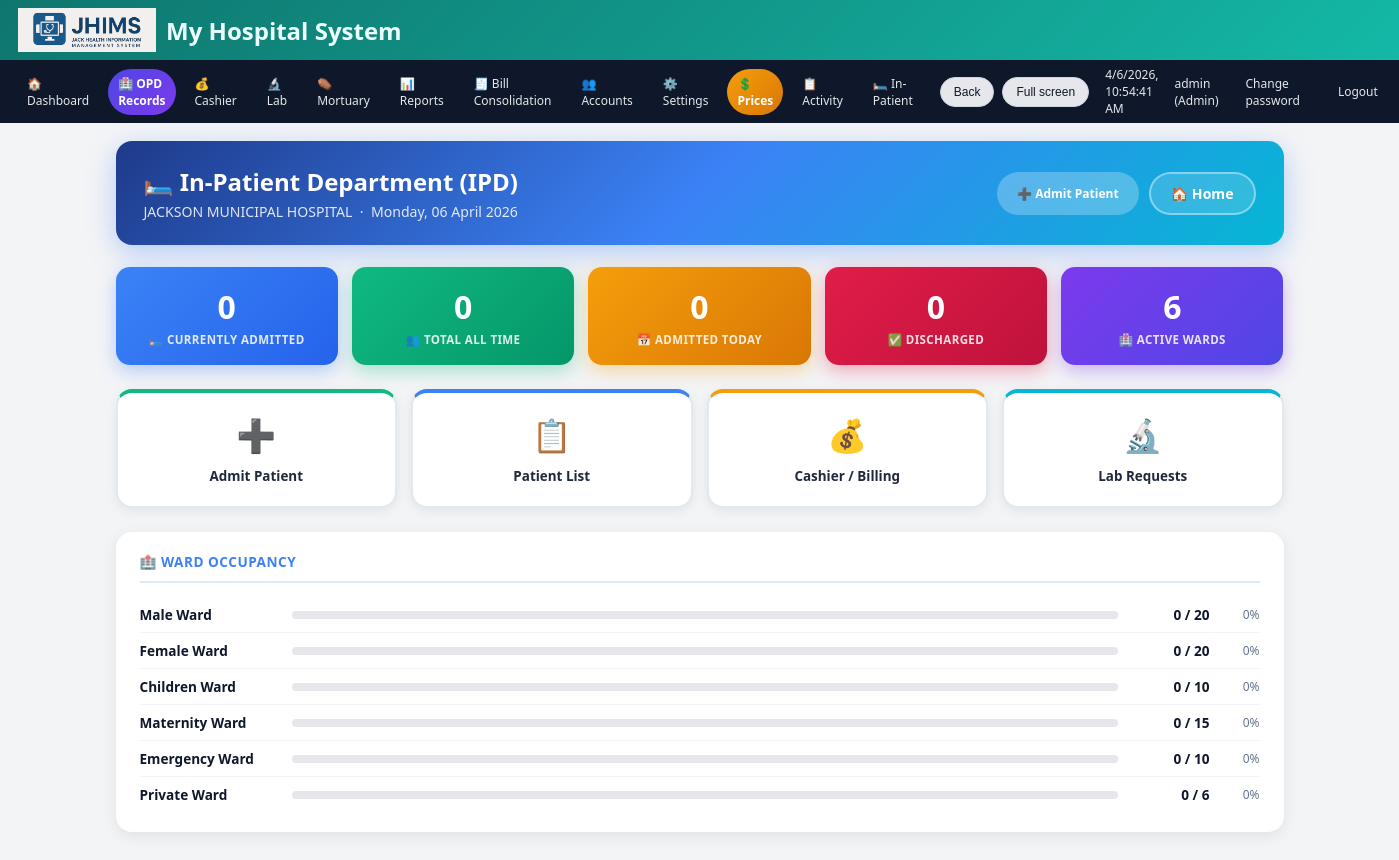
Page /ipd (signed in) on the committed database.
### tables this page shows
CREATE TABLE ipd_wards (
            id INTEGER PRIMARY KEY AUTOINCREMENT,
            ward_name TEXT UNIQUE,
            total_beds INTEGER DEFAULT 10
        );

### app.py (the view)
@app.route("/ipd")
@login_required()
def ipd():
    conn = get_db()
    c = conn.cursor()
    today = datetime.now().strftime("%Y-%m-%d")
    c.execute("SELECT COUNT(*) FROM ipd WHERE status='Admitted'")
    admitted = c.fetchone()[0]
    c.execute("SELECT COUNT(*) FROM ipd")
    total = c.fetchone()[0]
    c.execute("SELECT COUNT(*) FROM ipd WHERE date(admission_date)=?", (today,))
    today_admissions = c.fetchone()[0]
    c.execute("SELECT COUNT(*) FROM ipd WHERE status='Discharged'")
    discharged = c.fetchone()[0]
    c.execute("SELECT ward, COUNT(*) as cnt FROM ipd WHERE status='Admitted' GROUP BY ward")
    ward_counts = {r["ward"]: r["cnt"] for r in c.fetchall()}
    c.execute("SELECT * FROM ipd_wards")
    wards = c.fetchall()
    conn.close()
    return render_template("ipd.html", admitted=admitted, total=total,
        today_admissions=today_admissions, discharged=discharged,
        ward_counts=ward_counts, wards=wards)

### app.py (called while the page is built)
def get_db():
    conn = sqlite3.connect(DB_PATH)
    conn.row_factory = sqlite3.Row
    return conn

@app.context_processor
def inject_hospital():
    return dict(hospital=get_hospital())

def get_hospital():
    conn = get_db()
    c = conn.cursor()
    c.execute("SELECT * FROM hospital_settings LIMIT 1")
    data = c.fetchone()
    conn.close()
    return data

def login_required(role=None):
    def deco(f):
        @wraps(f)
        def wrapper(*args, **kwargs):
            if "user" not in session:
                return redirect(url_for("login"))
            if role and session.get("role") not in (role, "Admin"):
                flash("Access denied for your role.", "danger")
                return redirect(url_for("dashboard"))
            return f(*args, **kwargs)
        return wrapper
    return deco

@app.before_request
def startup():
    global _db_initialized
    if not _db_initialized:
        init_db()
        _db_initialized = True

@app.context_processor
def inject_globals():
    conn = get_db()
    c = conn.cursor()
    c.execute("SELECT name, insured_price, non_insured_price FROM lab_test_prices ORDER BY name")
    tests = c.fetchall()
    c.execute("SELECT name FROM services ORDER BY name")
    services = [r["name"] for r in c.fetchall()]
    conn.close()
    return dict(
        APP_NAME=APP_NAME,
        HOSPITAL_NAME=HOSPITAL_NAME,
        HOSPITAL_ADDRESS=HOSPITAL_ADDRESS,
        HOSPITAL_PHONE=HOSPITAL_PHONE,
        POWERED_BY=POWERED_BY,
        LAB_TESTS=tests,
        SERVICES=services,
        now=datetime.now,
    )

### templates/ipd.html (shortened to what this page needs)
{% extends "base.html" %}
{% block content %}
<div class="ipd-header">
  <div>
    <h2>🛏️ In-Patient Department (IPD)</h2>
    <p>{{ HOSPITAL_NAME }} &nbsp;·&nbsp; {{ now().strftime('%A, %d %B %Y') }}</p>
  </div>
  <div style="display:flex;gap:10px;">
    <a href="{{ url_for('ipd_admit') }}" class="btn btn-primary" style="display:inline-flex;align-items:center;gap:6px;padding:10px 20px;border-radius:50px;border:none;background:rgba(255,255,255,.25);color:#fff;font-weight:700;cursor:pointer;text-decoration:none;">➕ Admit Patient</a>
    <a href="{{ url_for('dashboard') }}" class="btn" style="display:inline-flex;align-items:center;gap:6px;padding:10px 20px;border-radius:50px;background:rgba(255,255,255,.15);color:#fff;border:2px solid rgba(255,255,255,.4);text-decoration:none;font-weight:600;font-size:.88rem;">🏠 Home</a>
  </div>
</div>
<div class="stat-row">
  <a href="{{ url_for('ipd_patients') }}?status=Admitted" class="st-card sc-blue d1">
    <div class="v">{{ admitted }}</div><div class="l">🛏️ Currently Admitted</div>
  </a>
  <a href="{{ url_for('ipd_patients') }}?status=All" class="st-card sc-green d2">
    <div class="v">{{ total }}</div><div class="l">👥 Total All Time</div>
  </a>
  <div class="st-card sc-amber d3">
    <div class="v">{{ today_admissions }}</div><div class="l">📅 Admitted Today</div>
  </div>
  <a href="{{ url_for('ipd_patients') }}?status=Discharged" class="st-card sc-rose d4">
    <div class="v">{{ discharged }}</div><div class="l">✅ Discharged</div>
  </a>
  <div class="st-card sc-violet d5">
    <div class="v">{{ wards|length }}</div><div class="l">🏥 Active Wards</div>
  </div>
</div>
<div class="action-grid">
  <a href="{{ url_for('ipd_admit') }}" class="action-btn ab-admit d1"><span class="ico">➕</span><span class="lbl">Admit Patient</span></a>
  <a href="{{ url_for('ipd_patients') }}" class="action-btn ab-patients d2"><span class="ico">📋</span><span class="lbl">Patient List</span></a>
  <a href="{{ url_for('cashier') }}" class="action-btn ab-cashier d3"><span class="ico">💰</span><span class="lbl">Cashier / Billing</span></a>
  <a href="{{ url_for('lab') }}" class="action-btn ab-lab d4"><span class="ico">🔬</span><span class="lbl">Lab Requests</span></a>
</div>
<div class="panel">
  <div class="panel-title">🏥 Ward Occupancy</div>
  {% for w in wards %}
  {% set occ = ward_counts.get(w.ward_name, 0) %}
  {% set pct = [(occ / w.total_beds * 100), 100]|min %}
  <div class="ward-row">
    <span style="font-weight:600;min-width:140px;">{{ w.ward_name }}</span>
    <div class="ward-bar"><div class="ward-bar-fill" style="width:{{ pct }}%;"></div></div>
    <span style="font-weight:700;min-width:80px;text-align:right;">{{ occ }} / {{ w.total_beds }}</span>
    <span style="font-size:.75rem;color:#64748b;min-width:50px;text-align:right;">{{ "%.0f"|format(pct) }}%</span>
  </div>
  {% endfor %}
</div>
{% endblock %}

### templates/base.html (style rules this page uses)
:root { --accent:#0f766e; --accent-strong:#0d9488; --accent-soft:#a7f3d0; --danger:#b91c1c; --border-soft:#e2e8f0; --bg-light:#f3f4f6; --bg-card:#ffffff; --text-main:#0f172a; --text-muted:#6b7280; }
* { box-sizing:border-box; }
body { margin:0; font-family:system-ui,-apple-system,BlinkMacSystemFont,"Segoe UI",sans-serif; }
body.theme-light { background:var(--bg-light); color:var(--text-main); }
.btn { display:inline-flex; align-items:center; justify-content:center; gap:5px; padding:7px 13px; border-radius:999px; border:none; font-size:12px; font-weight:500; cursor:pointer; white-space:nowrap; transition:.16s transform,.16s box-shadow,.16s background; }
.btn-primary { background:linear-gradient(135deg,#0f766e,#14b8a6); color:#ecfeff; }

### templates/ipd.html (style rules this page uses)
:root { --blue:#3b82f6;--green:#10b981;--amber:#f59e0b;--rose:#e11d48;--violet:#7c3aed;--radius:16px; }
.ipd-header { background:linear-gradient(135deg,#1e3a8a,#3b82f6,#06b6d4);border-radius:var(--radius);padding:24px 28px;color:#fff;display:flex;justify-content:space-between;align-items:center;margin-bottom:22px;box-shadow:0 8px 28px rgba(59,130,246,.35);animation:fadeDown .5s ease; }
.ipd-header h2 { font-size:1.5rem;font-weight:800;margin:0; }
.ipd-header p { opacity:.85;margin:4px 0 0;font-size:.88rem; }
.stat-row { display:grid;grid-template-columns:repeat(auto-fit,minmax(155px,1fr));gap:14px;margin-bottom:24px; }
.st-card { border-radius:14px;padding:18px 20px;color:#fff;text-align:center;box-shadow:0 4px 16px rgba(0,0,0,.15);animation:fadeUp .5s ease both;cursor:pointer;transition:transform .2s;text-decoration:none;display:block; }
.st-card .v { font-size:2rem;font-weight:900; }
.st-card .l { font-size:.72rem;font-weight:600;text-transform:uppercase;letter-spacing:.4px;opacity:.85;margin-top:4px; }
.sc-blue { background:linear-gradient(135deg,#3b82f6,#2563eb);box-shadow:0 6px 18px rgba(59,130,246,.35); }
.sc-green { background:linear-gradient(135deg,#10b981,#059669);box-shadow:0 6px 18px rgba(16,185,129,.35); }
.sc-amber { background:linear-gradient(135deg,#f59e0b,#d97706);box-shadow:0 6px 18px rgba(245,158,11,.35); }
.sc-rose { background:linear-gradient(135deg,#e11d48,#be123c);box-shadow:0 6px 18px rgba(225,29,72,.35); }
.sc-violet { background:linear-gradient(135deg,#7c3aed,#4f46e5);box-shadow:0 6px 18px rgba(124,58,237,.35); }
.action-grid { display:grid;grid-template-columns:repeat(auto-fit,minmax(160px,1fr));gap:14px;margin-bottom:24px; }
.action-btn { background:#fff;border-radius:var(--radius);padding:20px 16px;text-align:center;text-decoration:none;color:#1e293b;border:2px solid #e2e8f0;transition:all .22s;box-shadow:0 3px 12px rgba(0,0,0,.07);display:block;animation:fadeUp .5s ease both; }
.action-btn .ico { font-size:2rem;display:block;margin-bottom:8px; }
.action-btn .lbl { font-size:.84rem;font-weight:700; }
.ab-admit { border-top:4px solid #10b981; }
.ab-patients { border-top:4px solid #3b82f6; }
.ab-cashier { border-top:4px solid #f59e0b; }
.ab-lab { border-top:4px solid #06b6d4; }
.panel { background:#fff;border-radius:var(--radius);padding:20px 24px;box-shadow:0 4px 16px rgba(0,0,0,.08);margin-bottom:18px; }
.panel-title { font-size:.85rem;font-weight:700;color:var(--blue);text-transform:uppercase;letter-spacing:.5px;margin-bottom:14px;padding-bottom:10px;border-bottom:2px solid #dbeafe;display:flex;align-items:center;gap:8px; }
.ward-row { display:flex;justify-content:space-between;align-items:center;padding:8px 0;border-bottom:1px solid #f1f5f9;font-size:.85rem; }
.ward-row:last-child { border-bottom:none; }
.ward-bar { background:#e5e7eb;border-radius:50px;height:8px;flex:1;margin:0 12px;overflow:hidden; }
.d1 { animation-delay:.05s }
.d2 { animation-delay:.1s }
.d3 { animation-delay:.15s }
.d4 { animation-delay:.2s }
.d5 { animation-delay:.25s }

### rows in the picture
ipd_wards: ward_name "Male Ward", occ "0", total_beds "20", pct "0"
ipd_wards: ward_name "Female Ward", occ "0", total_beds "20", pct "0"
ipd_wards: ward_name "Children Ward", occ "0", total_beds "10", pct "0"
ipd_wards: ward_name "Maternity Ward", occ "0", total_beds "15", pct "0"
ipd_wards: ward_name "Emergency Ward", occ "0", total_beds "10", pct "0"
ipd_wards: ward_name "Private Ward", occ "0", total_beds "6", pct "0"

### other values in the picture
{{ hospital.hospital_name or "My Hospital System" }} "My Hospital System"
{{ session.get('user') }} "admin"
{{ session.get('role') }} "Admin"
{{ HOSPITAL_NAME }} "JACKSON MUNICIPAL HOSPITAL"
{{ admitted }} "0"
{{ total }} "0"
{{ today_admissions }} "0"
{{ discharged }} "0"
{{ wards|length }} "6"
